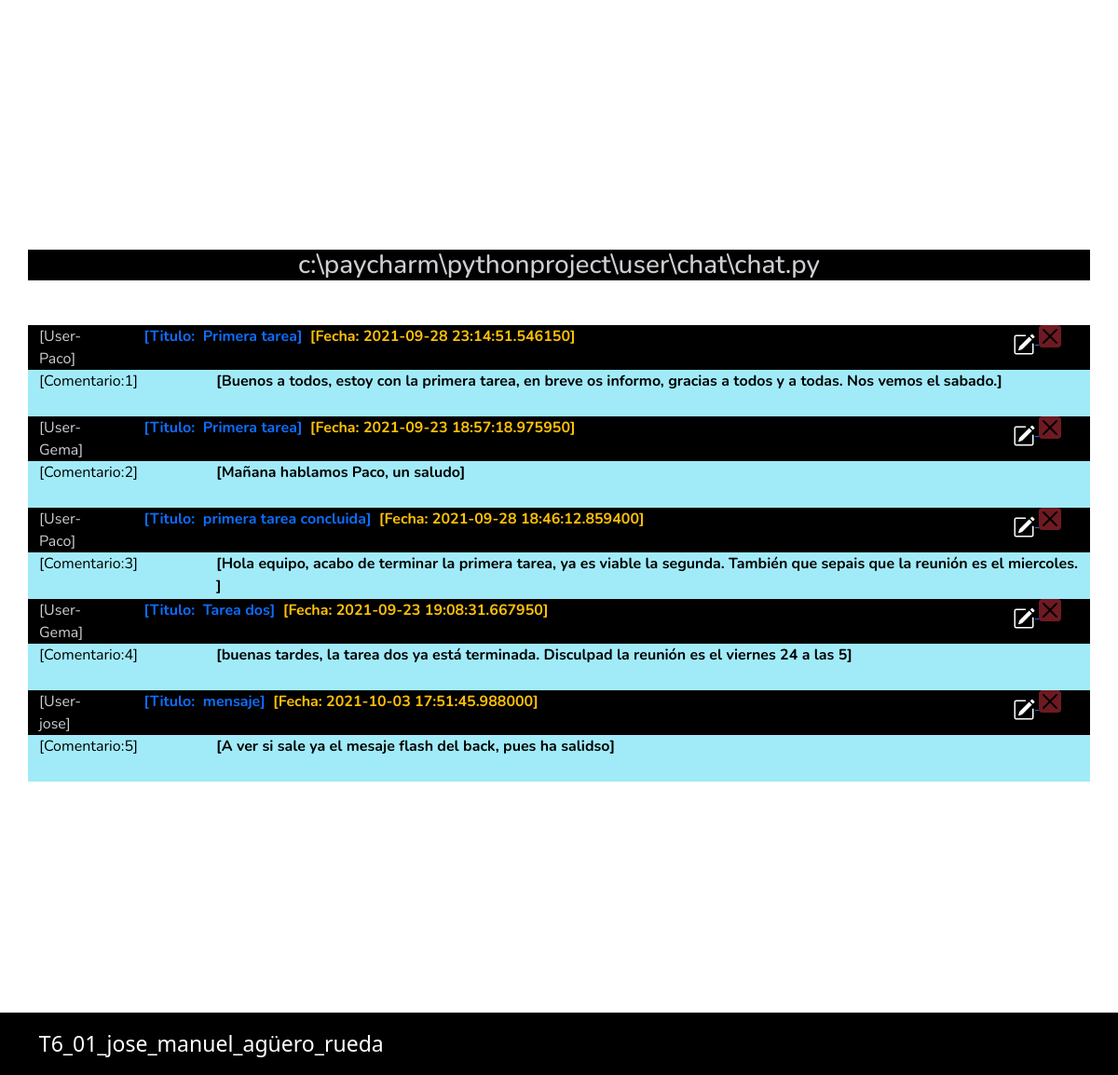
The app's page /index (signed in, lower part), older data.
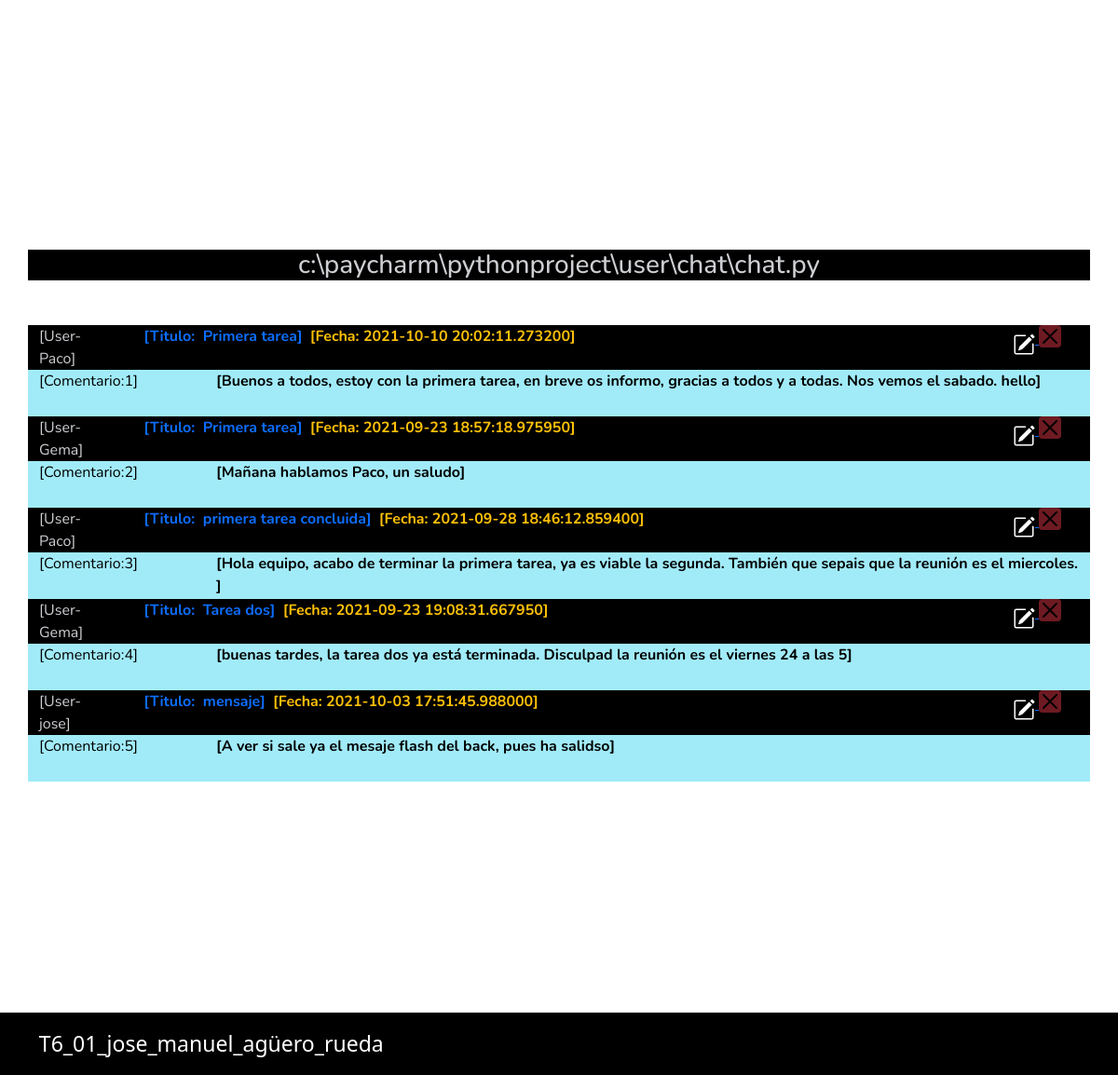
The same page, newer data.
### models.py (models this page shows, shortened)
class Sinergias(db.Base):
    __tablename__ = "sinergia"
    id = Column(Integer, primary_key=True) # Identificador único de cada tarea (no puede haber dos tareas con el mismo id, por eso es primary key)
    nombre = Column(String(100), nullable=False) # Contenido de la tarea, un texto de máximo 200 caracteres
    titulo = Column(String(100), nullable=False) # Booleano que indica si una tarea ha sido hecha o no
    comentarios = Column(String(200), nullable=False)
    fecha = Column(String(200), nullable=False)

### main.py (the view)
@app.route('/index')
def home():
    if "email" in session:
        todas_las_tareas = db.session.query(Tarea).all()  # Consultamos y almacenamos todas las tareas de la base de datos
        tarea_uno = db.session.query(Tarea).filter_by(id=1)
        tarea_dos = db.session.query(Tarea).filter_by(id=2)
        tarea_tres = db.session.query(Tarea).filter_by(id=3)
        tarea_cuatro = db.session.query(Tarea).filter_by(id=4)
        tarea_cinco = db.session.query(Tarea).filter_by(id=5)
        tarea_seis = db.session.query(Tarea).filter_by(id=6)
        tarea_siete = db.session.query(Tarea).filter_by(id=7)
        tarea_ocho = db.session.query(Tarea).filter_by(id=8)
        tarea_nueve = db.session.query(Tarea).filter_by(id=9)
        comentarios = db.session.query(Sinergias).all()
        username = db.session.query(Registro).filter_by(email=session["email"]).all()
        return render_template("index.html", lista_de_tareas=todas_las_tareas, tarea_uno=tarea_uno,
                               tarea_dos=tarea_dos, tarea_tres=tarea_tres, tarea_cuatro=tarea_cuatro,
                               tarea_cinco=tarea_cinco, tarea_seis=tarea_seis, tarea_siete=tarea_siete,
                               tarea_ocho=tarea_ocho, tarea_nueve=tarea_nueve, comentarios=comentarios, username=username)
    else:
        return render_template("login.html")

### templates/index.html (shortened to what this page needs)
<!DOCTYPE html>
<html lang="en">
<head>
    <link rel="stylesheet" href="{{ url_for('static', filename='main.css') }}">
    <link href="https://cdn.jsdelivr.net/npm/bootstrap@5.1.1/dist/css/bootstrap.min.css" rel="stylesheet">
</head>
<div class= "container ">
    <div class = "row contenedorIA2">
        <div class="col-12 "></div>
     </div>
</div>
<div class=" container mb-5 mt-5 textNavbar ">
     <div class = "row ">
         <h3 class = "col-12 negro text-center mb-5">c:\paycharm\pythonproject\user\chat\chat.py </h3>
     </div>
    {% for i in comentarios %}
    <div class = "row  negro efecto ">
         <div class = "col-1 ">[User-{{i.nombre}}]</div>
         <div class = "col-10 "><b class = "text-primary">&nbsp;&nbsp;&nbsp;&nbsp;[Titulo:&nbsp;&nbsp;{{i.titulo}}]</b>&nbsp;&nbsp;<b class = "text-warning">[Fecha:&nbsp;{{i.fecha}}]</b></div>
             <div class = "col-1 ">
                    <a href="#"  data-bs-toggle="modal" data-bs-target="#exampleModal4{{i.id}}">
                    </a>
                     <a href="/eliminar-comentario/{{i.id}}" style="text-decoration:none" >
                        <button type="button " class="btn-close  bg-danger mb-1 " aria-label="Close"></button>
                     </a >
             </div>
         </div>
         <div class = "row comentario ">
             <div class = "col-2 text-black" style="height:50px">[Comentario:{{i.id}}]
             </div>
         <div class = "col-10 text-black"><b>[{{i.comentarios}}]</b></div>
    </div>
     {% endfor %}
</div>
<div class= "container ">
    <div class = "row contenedorIA2">
        <div class="col-12 "></div>
     </div>
</div>
</body>
<footer>
     <div class = "col-12 pt-3 pb-3 text-white colorNavbar" style="font-size:23px">
             &nbsp;&nbsp;
&nbsp;&nbsp;&nbsp;&nbsp;T6_01_jose_manuel_agüero_rueda
     </div>
</footer>
</html>

Row changes from the older to the newer data that the page shows:
changed Sinergias id 1: fecha "2021-09-28 23:14:51.546150" → "2021-10-10 20:02:11.273200"; comentarios "Buenos a todos, estoy con la primera tarea, en breve os informo, gracias a todos y a todas. Nos vemos el sabado." → "Buenos a todos, estoy con la primera tarea, en breve os informo, gracias a todos y a todas. Nos vemos el sabado. hello"
